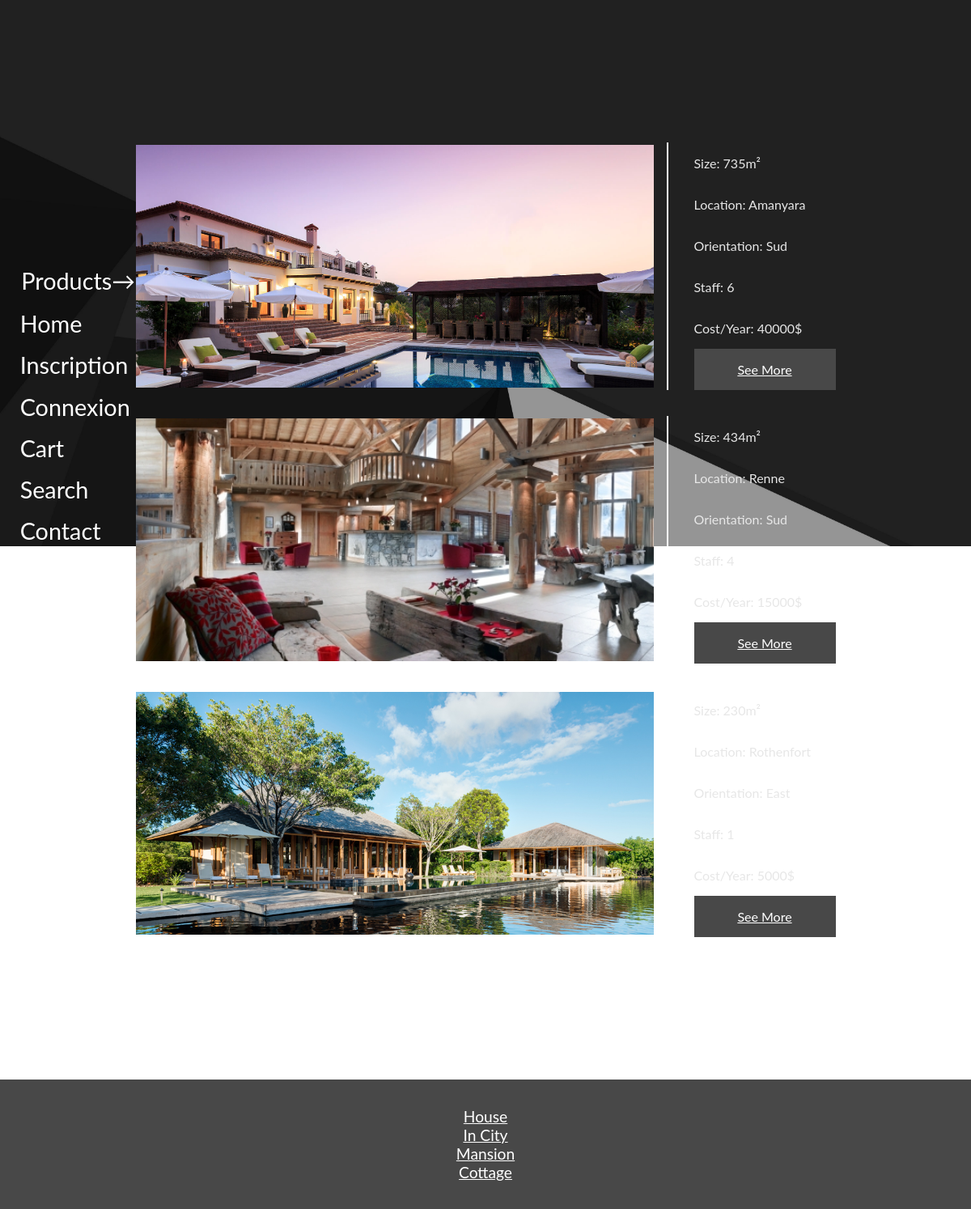
The page /product.php on the database its author committed.
### tables this page shows
CREATE TABLE IF NOT EXISTS `products` (
  `id` int(11) NOT NULL AUTO_INCREMENT,
  `price` int(11) NOT NULL,
  `title` varchar(255) NOT NULL,
  `description` text NOT NULL,
  `image` varchar(255) NOT NULL,
  `size` float NOT NULL,
  `location` varchar(255) NOT NULL,
  `orientation` varchar(255) NOT NULL,
  `staff` int(11) NOT NULL,
  `cost` float NOT NULL,
  `id_agent` int(11) NOT NULL,
  PRIMARY KEY (`id`)
);

CREATE TABLE IF NOT EXISTS `category` (
  `id` int(11) NOT NULL AUTO_INCREMENT,
  `name` text NOT NULL,
  PRIMARY KEY (`id`)
);

### product.php (the view, shortened to what this page needs)
<!DOCTYPE html>
<html lang='en'>
	<head>
		<link rel='stylesheet' type='text/css' href="CSS/stylesheet.css" />
		<link rel="stylesheet" type="text/css" href="CSS/boot.css"/>
	</head>
	<body id='product-body'>
		<header>
			<?php include("header.php"); ?>
		</header>
		<main class='flexc just-center align-center'>
			<div id='products-box' class='flexc just-between align-center'>
			<?php
				$products = $stmt->query("SELECT *, products.id as id_prod FROM products INNER JOIN agents ON products.id_agent = agents.id INNER JOIN users ON agents.id_user = users.id")->fetchAll(PDO::FETCH_ASSOC);
				foreach($products as $product)
				{ ?>
					<div class='flexr just-between product-zone'>
						<div class='product-box flexr just-between align-center center'
							style='background-image:url(<?=$product["image"]?>); background-size:cover;'>
							</div>
							<div class='product-infos-plus flexc just-evenly align-start'>
								<p>Size: <?=$product["size"]?>m&#178;</p>
								<p>Location: <?=$product["location"]?></p>
								<p>Orientation: <?=$product["orientation"]?></p>
								<p>Staff: <?=$product["staff"]?></p>
								<p>Cost/Year: <?=$product["cost"]?>$</p>
								<a href='product.php?id=<?=$product["id_prod"]?>' class='product-link'>See More</a>
							</div>
						</div>
				<?php	}	?>
			</div>
		</main>
		<footer>
			<?php include("footer.php"); ?>
		</footer>
	</body>
</html>

### header.php (shortened to what this page needs)
<div  class="flexc align-start">
	<?php 	session_start();
	$stmt = new PDO("mysql:host=localhost;dbname=boutique","root","");
	$category = $stmt->query("SELECT * FROM category")->fetchAll(PDO::FETCH_ASSOC);
	?>
	<div id="product-dropdown" class="flexr">
		<a href="product.php" class="header-link">Products&rarr;</a>
	</div>
	<a href="index.php" class="header-link">Home</a>
	<?php
		if(isset($_SESSION["id"]))
		{	?>
			<a href="profil.php" class="header-link" id="profil-link">Profil</a>
			<a href="index.php?deco=true" class="header-link">Disconnect</a>
	<?php 	}
		else
		{ ?>
			<a href="inscription.php" class="header-link" id="profil-link">Inscription</a>
			<a href="connexion.php" class="header-link" id="profil-link">Connexion</a>
	<?php	} ?>
	<a href="cart.php" class="header-link" id="cart-link" >Cart</a>
	<a href="cart.php" class="header-link" id="search-link" >Search</a>
	<a href="cart.php" class="header-link" id="contact-link" >Contact</a>
</div>

### footer.php (shortened to what this page needs)
<?php
	$stmt = new PDO("mysql:host=localhost;dbname=boutique","root","");
	$category = $stmt->query("SELECT * FROM category")->fetchAll(PDO::FETCH_ASSOC);
?>
	<div class='footer-container'>
		<?php
			foreach($category as $cat)
			{
				echo "<a href='product.php?category=".$cat["id"]."'>".$cat["name"]."</a>";
			}
		?>
	</div>

### CSS/stylesheet.css (style rules this page uses)
body { font-family:lato; margin:0; padding:0; display:flex; flex-direction:column; justify-content:center; background-color:#484848; min-height:100vh; }
header { position:fixed; top:20em; left:1em; }
header a { color:white; font-size:1.8em; text-decoration:none; width:fit-content; }
.header-link { transition:all 0.3s ease; margin:0.3em; }
#product-dropdown { position:relative; padding:0.1em; height:fit-content; width:fit-content; }
main { min-height:100vh; }
footer { display:flex; justify-content:space-evenly; height:10em; background:#484848; }
.footer-container { width:80%; font-size:1.2em; color:white; text-align:center; display:flex; flex-direction:column; align-self:center; }
footer a { color:white; transition:font-size 0.2s ease; }
#product-body { background:url("../media/images/bg.jpg"); background-size:contain; background-repeat:no-repeat; }
.product-box { height:300px; overflow:hidden; width:40em; }
.product-zone { margin:1em; }
#products-box { width:1100px; max-height:80vh; overflow-y:scroll; }
.product-infos-plus { border-left: 2px solid white; height:75%; padding-left:1em; margin-left:1em; color:#e7e7e7; width:191px; }
.product-link { background:#484848; padding:1em; transition:all 0.2s ease; text-align:center; color:white; margin-left:1em; }
.product-infos-plus p { margin:1em; }

### CSS/boot.css (style rules this page uses)
.flexc { display:flex; flex-direction:column; }
.flexr { display:flex; flex-direction:row; }
.align-center { align-items:center; }
.center { align-self:center; }
.align-start { align-self:flex-start; }
.just-center { justify-content:center; }
.just-between { justify-content:space-between; }
.just-evenly { justify-content:space-evenly; }

### rows shown on the page
products: image (picture), size "735", location "Amanyara", orientation "Sud", staff "6", cost "40000"
products: image (picture), size "434", location "Renne", orientation "Sud", staff "4", cost "15000"
products: image (picture), size "230", location "Rothenfort", orientation "East", staff "1", cost "5000"
category: name "House"
category: name "In City"
category: name "Mansion"
category: name "Cottage"
